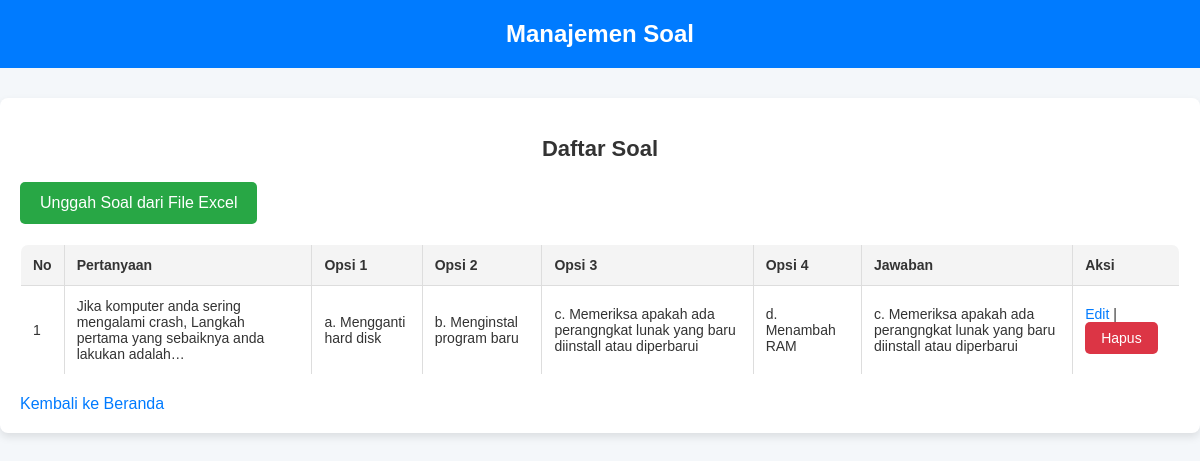
The page /manage_questions (signed in) on the database its author committed.
### app.py (models this page shows)
class Question(db.Model):
    id = db.Column(db.Integer, primary_key=True)
    question = db.Column(db.String(200), nullable=False)
    option1 = db.Column(db.String(50), nullable=False)
    option2 = db.Column(db.String(50), nullable=False)
    option3 = db.Column(db.String(50), nullable=False)
    option4 = db.Column(db.String(50), nullable=False)
    answer = db.Column(db.String(50), nullable=False)

### app.py (the view, shortened to what this page needs)
@app.route('/manage_questions', methods=['GET', 'POST'])
@login_required
def manage_questions():
    if not current_user.is_authenticated:
        return redirect(url_for('login'))
    questions = Question.query.all()
    return render_template('manage_questions.html', questions=questions)

### app.py (called while the page is built)
@login_manager.user_loader
def load_user(user_id):
    return User.query.get(int(user_id))

### templates/manage_questions.html (shortened to what this page needs)
<!DOCTYPE html>
<html lang="id">
<head>
</head>
<body>
    <header>
        Manajemen Soal
    </header>
    <div class="content">
        <h2>Daftar Soal</h2>
        <div class="upload-link">
            <a href="{{ url_for('upload_questions') }}">Unggah Soal dari File Excel</a>
        </div>
        <table>
            <thead>
                <tr>
                    <th>No</th>
                    <th>Pertanyaan</th>
                    <th>Opsi 1</th>
                    <th>Opsi 2</th>
                    <th>Opsi 3</th>
                    <th>Opsi 4</th>
                    <th>Jawaban</th>
                    <th>Aksi</th>
                </tr>
            </thead>
            <tbody>
                {% for question in questions %}
                <tr>
                    <td>{{ loop.index }}</td>
                    <td>{{ question.question }}</td>
                    <td>{{ question.option1 }}</td>
                    <td>{{ question.option2 }}</td>
                    <td>{{ question.option3 }}</td>
                    <td>{{ question.option4 }}</td>
                    <td>{{ question.answer }}</td>
                    <td>
                        <a href="{{ url_for('edit_question', question_id=question.id) }}">Edit</a> |
                        <form action="{{ url_for('manage_questions') }}" method="POST" style="display:inline;">
                            <button type="submit">Hapus</button>
                        </form>
                    </td>
                </tr>
                {% endfor %}
            </tbody>
        </table>
        <div class="text-center mt-4">
            <a href="{{ url_for('home') }}" class="btn btn-secondary">Kembali ke Beranda</a>
        </div>
    </div>
</body>
</html>

### templates/manage_questions.html (style rules this page uses)
body { font-family: 'Arial', sans-serif; background-color: #f4f7fa; margin: 0; padding: 0; box-sizing: border-box; color: #333; }
header { background-color: #007bff; color: white; padding: 20px; text-align: center; font-size: 24px; font-weight: bold; }
.content { max-width: 1200px; margin: 30px auto; padding: 20px; background-color: white; border-radius: 8px; box-shadow: 0 4px 8px rgba(0, 0, 0, 0.1); }
h2 { text-align: center; color: #333; font-size: 22px; margin-bottom: 20px; }
table { width: 100%; border-collapse: collapse; margin: 20px 0; border-radius: 8px; overflow: hidden; background-color: #fff; }
table, th, td { border: 1px solid #ddd; }
th, td { padding: 12px; text-align: left; font-size: 14px; }
th { background-color: #f4f4f4; color: #333; }
a { color: #007bff; text-decoration: none; }
button { background-color: #dc3545; color: white; border: none; padding: 8px 16px; cursor: pointer; font-size: 14px; border-radius: 5px; }
.upload-link a { display: inline-block; padding: 12px 20px; background-color: #28a745; color: white; border-radius: 5px; font-size: 16px; text-align: center; transition: background-color 0.3s; text-decoration: none; }

### rows shown on the page
Question: question "Jika komputer anda sering mengalami crash, Langkah pertama yang sebaiknya anda lakukan adalah…", option1 "a. Mengganti hard disk", option2 "b. Menginstal program baru", option3 "c. Memeriksa apakah ada perangngkat lunak yang baru diinstall atau diperbarui", option4 "d. Menambah RAM", answer "c. Memeriksa apakah ada perangngkat lunak yang baru diinstall atau diperbarui"
